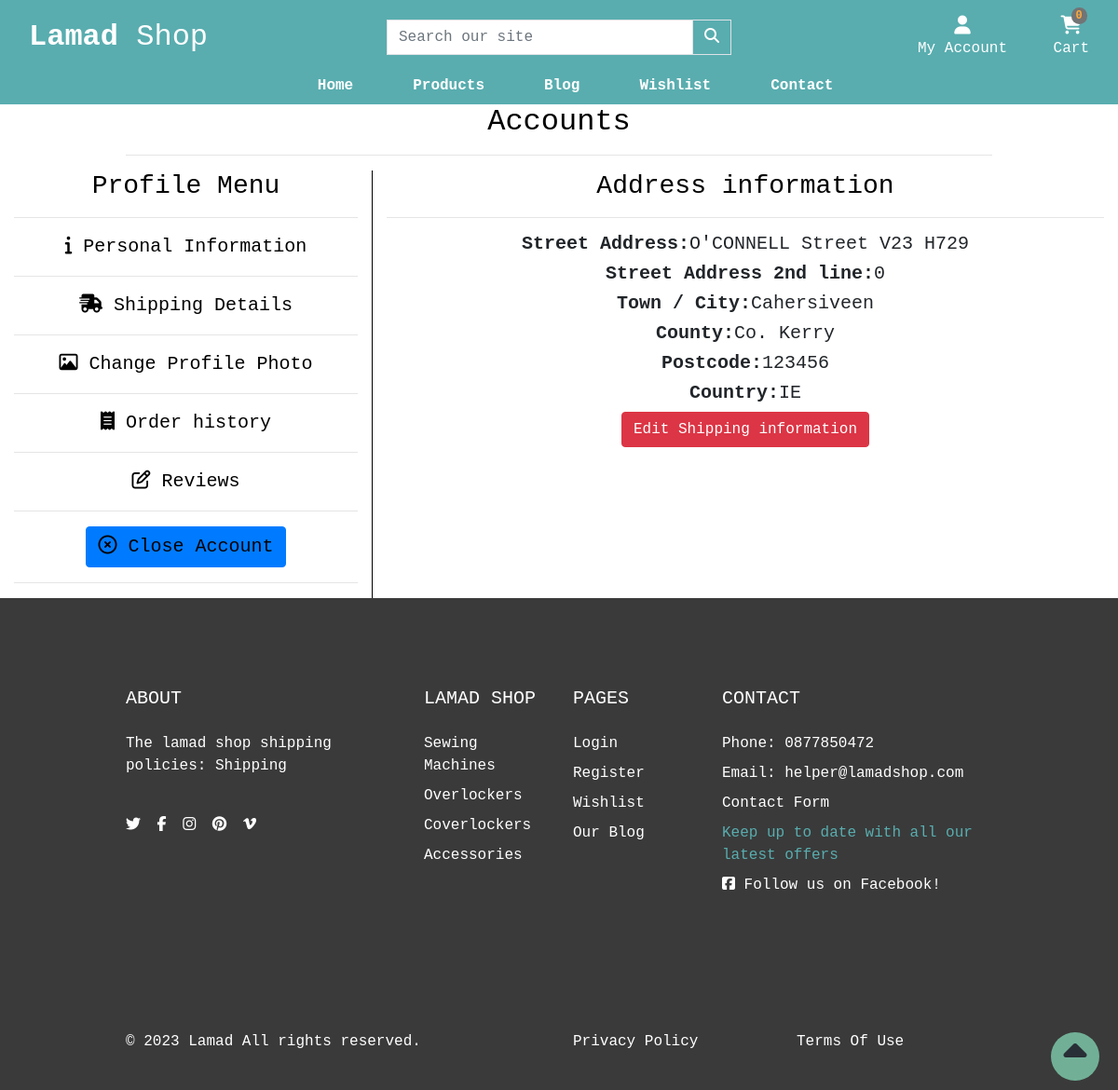
/account/shipping_details/ (signed in), run on the app's committed database.
### account/models.py (models this page shows, shortened)
class CustomUser(AbstractUser):
    username = models.CharField(max_length=20, unique=True)
    email = models.EmailField(_('email address'), unique=True, max_length=100)
    is_email_verified = models.BooleanField(default=False)

class Profile(models.Model):
    user = models.OneToOneField(settings.AUTH_USER_MODEL,
                                on_delete=models.CASCADE)
    street_address1 = models.CharField(blank=True, max_length=100, null=True)
    street_address2 = models.CharField(blank=True, default=00, max_length=100)
    town_or_city = models.CharField(blank=True, max_length=30)
    county = models.CharField(blank=True, default=00, max_length=30, null=True)
    postcode = models.CharField(blank=True, max_length=30)
    country = CountryField(blank=True, max_length=30)
    avatar = models.ImageField(blank=True, upload_to='profile_pics/')

### shop/models.py (models this page shows, shortened)
class Category(models.Model):
    name = models.CharField(max_length=100)
    slug = models.SlugField(max_length=100, unique=True)
    friendly_name = models.CharField(max_length=100, null=True, blank=True)
    description = models.TextField(max_length=250, blank=True)
    class Meta:
        verbose_name = 'category'
        verbose_name_plural = 'Categories'
    def get_absolute_url(self):
        return reverse('shop:products_by_category', args=[self.slug])

### account/views.py (the view)
# urls.py: path('shipping_details/', shipping_details, name='shipping_details'),
@login_required
def shipping_details(request):
    return render(request, 'account/shipping_details.html')

### cart/contexts.py (called while the page is built, shortened)
def cart_contents(request):
    cart_items = []
    total = 0
    product_count = 0
    cart = request.session.get('cart', {})
    if total < settings.FREE_DELIVERY_THRESHOLD:
        delivery = total * Decimal(settings.STANDARD_DELIVERY_PERCENTAGE / 100)
        free_delivery_delta = settings.FREE_DELIVERY_THRESHOLD - total
    else:
        delivery = 0
        free_delivery_delta = 0
    grand_total = delivery + total
    context = {
        'cart_items': cart_items,
        'total': total,
        'product_count': product_count,
        'delivery': delivery,
        'free_delivery_delta': free_delivery_delta,
        'free_delivery_threshold': settings.FREE_DELIVERY_THRESHOLD,
        'grand_total': grand_total,
    }
    return context

### shop/contexts.py (called while the page is built)
def nav_menu(request):
    menu = Category.objects.all()
    return dict(menu=menu)

### account/templates/account/shipping_details.html (shortened to what this page needs)
{% extends "base.html" %}
{% load static %}
{% block extra_css %}
    <link rel="stylesheet" href="{% static 'css/profile.css' %}">
{% endblock %}
{% block page_header %}
    <div class="container header-container">
        <div class="row">
            <div class="col text-center">
                <h2 class="text-black">Accounts</h2>
                <hr>
            </div>
        </div>
    </div>
{% endblock %}
{% block content %}
    <div class="container-fluid profile-container justify-content-space-around">
        <div class="row text-center">
            <div class="col-xs-12 col-md-4 profile-menu-items">
                <h3 class="text-black">Profile Menu</h3>
                <hr>
                <ul class="profile-menu-list">
                    <li><a href="{% url 'account:profile' %}" class="menu-item active"><i class="fa-solid fa-info"></i> Personal Information</a></li><hr>
                    <li><a href="{% url 'account:shipping_details' %}" class="menu-item"><i class="fa-solid fa-truck-fast"></i> Shipping Details</a></li><hr>
                    <li><a href="{% url 'account:edit_image' user.id %}" class="menu-item"><i class="fa-regular fa-image"></i></i> Change Profile Photo</a></li><hr>
                    <li><a href="{% url 'account:order_history' %}" class="menu-item"><i class="fa-solid fa-receipt"></i> Order history</a></li><hr>
                    <li><a href="{% url 'account:reviews' %}" class="menu-item"><i class="far fa-edit"></i> Reviews</a></li><hr>
                    <li><a href="#" class="menu-item btn btn-primary" data-toggle="modal" data-target="#myCenteredModal"><i class="fa-regular fa-circle-xmark"></i> Close Account</a></li><hr>
                    </ul>
            </div>
            <div class="col-xs-12 col-md-8 profile-options-items">
                <h3 class="text-black">Address information</h3>
                <hr>
                <h5><strong>Street Address:</strong>{{user.profile.street_address1}}</h5>
                {% if user.profile.street_address2 %}
                <h5><strong>Street Address 2nd line:</strong>{{user.profile.street_address2}}</h5>
                {% endif %}
                <h5><strong>Town / City:</strong>{{user.profile.town_or_city}}</h5>
                {% if user.profile.county %}
                <h5><strong>County:</strong>{{user.profile.county}}</h5>
                {% endif %}
                {% if user.profile.postcode %}
                <h5><strong>Postcode:</strong>{{user.profile.postcode}}</h5>
                {% endif %}
                <h5><strong>Country:</strong>{{user.profile.country}}</h5>
                <a href="{% url 'account:edit_shipping' user.id %}" class="btn btn-danger">Edit Shipping information</a>
            </div>
        </div>
    </div>
{% endblock %}

### templates/base.html (shortened to what this page needs)
{% load static %}
<!doctype html>
<html lang="en">
  <head>
    {% block corecss %}
    <link rel="stylesheet" href="https://cdn.jsdelivr.net/npm/bootstrap@4.6.2/dist/css/bootstrap.min.css">
    <link rel="stylesheet" href="https://cdn.jsdelivr.net/npm/bootstrap-icons@1.10.3/font/bootstrap-icons.css">
    <link href="{% static 'css/base.css' %}" rel="stylesheet">
    {% endblock %}
    {% block extra_css %}{% endblock %}
  </head>
  <body>
    <header class="container-fluid">
        <div id="topnav" class="row nav-bg-color pt-lg-2 d-none d-lg-flex">
            <div class="col-12 col-lg-4 my-auto py-1 py-lg-0 text-center text-lg-left">
                <a href="{% url 'home:home' %}" class="nav-link main-logo-link">
                  <h2 class="logo-font text-white my-0"><strong>Lamad</strong> Shop</h2>
                </a>
            </div>
            <div class="col-12 col-lg-4 my-auto py-1 py-lg-0">
                <form method="GET" action="{% url 'shop:products' %}">
                    <div class="input-group w-100">
                        <input class="form-control border border-black rounded-0" type="text" name="q" placeholder="Search our site">
                        <div class="input-group-append">
                            <button class="form-control btn nav-bg-color border border-black rounded-0" type="submit" aria-label="Search our products">
                                <span class="icon">
                                    <i class="fas fa-search"></i>
                                </span>
                            </button>
                        </div>
                    </div>
                </form>
            </div>
            <div class="col-12 col-lg-4 my-auto py-1 py-lg-0">
                <ul class="list-inline list-unstyled text-center text-lg-right my-0">
                    <li class="list-inline-item dropdown">
                        <a class="text-sly nav-link" href="#" id="dt-user-options" data-toggle="dropdown" aria-haspopup="true" aria-expanded="false">
                            <div class="text-center">
                                {% if request.user.is_authenticated %}
                                    <div><i class="fas fa-user fa-lg"></i></div>
                                    <p class="my-0 text-white">My Account</p>
                                {% else %}
                                    <div><i class="fas fa-user fa-lg"></i></div>
                                    <p class="my-0 text-white">Login / Sign Up</p>
                                {% endif %}
                            </div>
                        </a>
                    </li>
                    <li class="list-inline-item">
                        <a class="{% if grand_total %}text-info font-weight-bold{% else %}text-white{% endif %} nav-link" href="{% url 'cart:cart' %}">
                            <div class="text-center">
                                <div><span class="position-absolute top-0 left-100 translate-middle badge rounded-pill bg-light my-button">{{ request.session.cart.keys | length }}</span></div>
                                <div><i class="fa-solid fa-cart-shopping fa-lg"></i></div>
                                <p class="my-0 cart-amount">
                                    {% if grand_total %}
                                        ${{ grand_total|floatformat:2 }}
                                    {% else %}
                                        Cart
                                    {% endif %}
                                </p>
                            </div>
                        </a>
                    </li>
                </ul>
            </div>
        </div>
        <div class="row second-nav">
            <nav class="navbar navbar-expand-lg navbar-dark text-sly w-100">
                    {% include 'includes/mobile-top-header.html' %}
                    {% include 'includes/main-nav.html' %}
            </nav>
        </div>
    </header>
    {% block page_header %}
    {% endblock %}
    {% block content %}
    {% endblock %}
    <a href="#" id="to-top" aria-label="move to top of page">
      <span class="move_to_top">
        <i class="fas fa-caret-up"></i>
      </span>
    </a>
     <footer class="footer" style="background: #3a3a3a">
        <div class="py-5">
          <div class="container py-5">
            <div class="row gx-5 gy-4">
              <div class="col-lg-4">
                 <h5 class="text-white text-uppercase mb-4">ABOUT</h5>
                 <p class="text-white">The lamad shop shipping policies: <a href="{% url 'contact:shipping' %}" class='text-white'>Shipping</a></p>
                 <br>
                <ul class="list-inline mb-0">
                  <li class="list-inline-item me-3"><a class="reset-anchor" href="https://twitter.com" target="_blank" rel="noopener" aria-label="Visit our twitter page(opens on a new tab)"><i class="fab fa-twitter"></i></a></li>
                  <li class="list-inline-item me-3"><a class="reset-anchor" href="https://facebook.com" target="_blank" rel="noopener" aria-label="Visit our facebook page(opens on a new tab)"><i class="fab fa-facebook-f"></i></a></li>
                  <li class="list-inline-item me-3"><a class="reset-anchor" href="https://instagram.com" target="_blank" rel="noopener" aria-label="Visit our instagram page(opens on a new tab)"><i class="fab fa-instagram"></i></a></li>
                  <li class="list-inline-item me-3"><a class="reset-anchor" href="https://pinterest.com" target="_blank" rel="noopener" aria-label="Visit our pinterest page(opens on a new tab)"><i class="fab fa-pinterest"></i></a></li>
                  <li class="list-inline-item"><a class="reset-anchor" href="https://vimeo.com" target="_blank" rel="noopener" aria-label="Visit our vimeo page(opens on a new tab)"><i class="fab fa-vimeo-v"></i></a></li>
                </ul>
              </div>
              <div class="col-lg-2 col-md-6">
                <h5 class="text-white text-uppercase mb-4">Lamad Shop</h5>
                <ul class="list-unstyled text-sm fw-normal mb-0">
                  {% for category in menu %}
                  <li class="mb-1 pb-1"><a href="{{ category.get_absolute_url }}" class="reset-anchor">{{category.name}}</a></li>
                  {% endfor %}
                </ul>
              </div>
              <div class="col-lg-2 col-md-6">
                <h5 class="text-white text-uppercase mb-4">Pages</h5>
                <ul class="list-unstyled text-sm fw-normal mb-0">
                  <li class="mb-1 pb-1"> <a class="reset-anchor" href="{% url 'account:signin' %}">Login</a></li>
                  <li class="mb-1 pb-1"> <a class="reset-anchor" href="{% url 'account:register' %}">Register</a></li>
                  <li class="mb-1 pb-1"> <a class="reset-anchor" href="{% url 'wishlist:wish_list' %}">Wishlist</a></li>
                  <li class="mb-1 pb-1"> <a class="reset-anchor" href="{% url 'blog:articles' %}">Our Blog</a></li>
                </ul>
              </div>
              <div class="newsletter col-lg-4">
                <h5 class="text-white text-uppercase mb-4">Contact</h5>
                <ul class="list-unstyled text-sm fw-normal mb-0">
                  <li class="mb-1 pb-1 text-white">Phone: 0877850472</li>
                  <li class="mb-1 pb-1 text-white">Email: helper@lamadshop.com</li>
                  <li class="mb-1 pb-1"><a href="{% url 'contact:contact' %}" class="reset-anchor">Contact Form</a></li>
                  <li class="mb-1 pb-1 text-sly">Keep up to date with all our latest offers</li>
                  <li class="mb-1 pb-1 text-white"><a href="https://www.facebook.com/profile.php?id=100091956826416" target="_blank" rel="noopener" aria-label="Visit us (opens on a new tab)"><i class="fab fa-facebook-square"></i> Follow us on Facebook!</a></li>
                </ul>
              </div>
            </div>
          </div>
        </div>
        <div class="copyrights py-4" style="background: #3a3a3a">
          <div class="container py-3">
            <div class="row align-items-center gy-3">
              <div class="col-md-6">
                <p class="mb-0 text-sm fw-normal text-white">&copy; 2023 <a class="reset-anchor text-white" href="{% url 'home:home' %}">Lamad</a> All rights reserved.</p>
              </div>
              <div class="col-md-3">
                <p class="mb-0 text-sm fw-normal text-sly"><a class="reset-anchor text-white" href="{% url 'home:privacy' %}">Privacy Policy</a></p>
              </div>
              <div class="col-md-3">
                <p class="mb-0 text-sm fw-normal text-sly"><a class="reset-anchor text-white" href="{% url 'home:terms' %}">Terms Of Use</a></p>
              </div>
            </div>
          </div>
        </div>
      </footer>
  </body>
</html>

### static/css/base.css (style rules this page uses)
html { height: 100%; }
body { font-family: 'Courier New', Courier, monospace; background-color: #fff; }
.nav-bg-color { background-color: #59adaf; }
a { color: black; }
li > a { color: white; }
.rounded-pill { border-radius: 60rem!important; }
.top-0 { top: 0!important; }
.bg-light { background-color: #727475 !important; }
.my-button { color: #fda93b; }
.text-white { color: white; }
.navbar { padding: 0; }
.second-nav { padding: 0; background-color:#59adaf; min-width: 100%; }
.fas { color: #fff; }
.fa-cart-shopping { color: #fff; }
.text-sly { color: #59adaf !important; }
.main-logo-link { width: fit-content; }
.cart-amount { color: #fff; }
.text-black { color: #000; }
li { list-style-type: none; }
#to-top { text-decoration: none; align-items: center; position: fixed; bottom: 10px; right: 20px; z-index: 10000; }
#to-top>span { width: 52px; height: 52px; border-radius: 52px; text-decoration: none; line-height: 52px; background-color: rgba(137, 227, 191, 0.7); border: 2px solid transparent; text-align: center; }
#to-top i { color: #292F36; font-size: 250%; }
.move_to_top { position: relative; display: inline-block; vertical-align: middle; }
@media (min-width: 1200px) { .container { max-width: 80%; } }

### static/css/profile.css (style rules this page uses)
.profile-menu-items { min-height: 100%; border-right: solid black 1px; }
.profile-options-items { height: 100%; }
.profile-menu-list { margin: 0; padding: 0; }
.menu-item { color: black; font-size: 20px; }
.fa-image:before { content: "\f03e"; color: black; }

### data on the page
CustomUser: profile.street_address1 "O'CONNELL Street V23 H729", profile.street_address2 "0", profile.town_or_city "Cahersiveen", profile.county "Co. Kerry", profile.postcode "123456", profile.country "IE"
Category: name "Sewing Machines"
Category: name "Overlockers"
Category: name "Coverlockers"
Category: name "Accessories"

### other printed values
{{ request.session.cart.keys | length }} "0"
